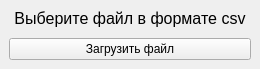
<?xml version="1.0" encoding="UTF-8"?>
<ui version="4.0">
 <class>MainWindow</class>
 <widget class="QMainWindow" name="MainWindow">
  <property name="geometry">
   <rect>
    <x>0</x>
    <y>0</y>
    <width>260</width>
    <height>69</height>
   </rect>
  </property>
  <property name="windowTitle">
   <string>MainWindow</string>
  </property>
  <widget class="QWidget" name="centralwidget">
   <layout class="QVBoxLayout" name="verticalLayout">
    <item>
     <layout class="QGridLayout" name="gridLayout">
      <item row="1" column="0">
       <widget class="QPushButton" name="file_upload">
        <property name="text">
         <string>Загрузить файл</string>
        </property>
       </widget>
      </item>
      <item row="0" column="0">
       <widget class="QLabel" name="title">
        <property name="font">
         <font>
          <pointsize>12</pointsize>
         </font>
        </property>
        <property name="text">
         <string>Выберите файл в формате csv</string>
        </property>
        <property name="alignment">
         <set>Qt::AlignHCenter|Qt::AlignTop</set>
        </property>
       </widget>
      </item>
     </layout>
    </item>
   </layout>
  </widget>
 </widget>
 <resources/>
 <connections/>
</ui>
